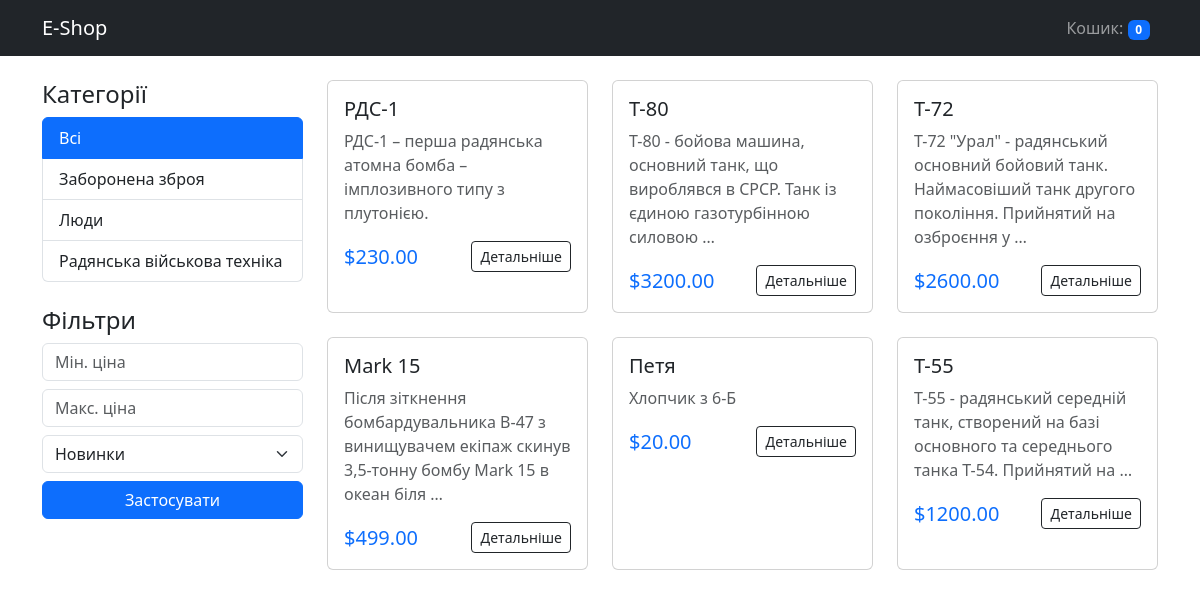
Before: / with the older database file.
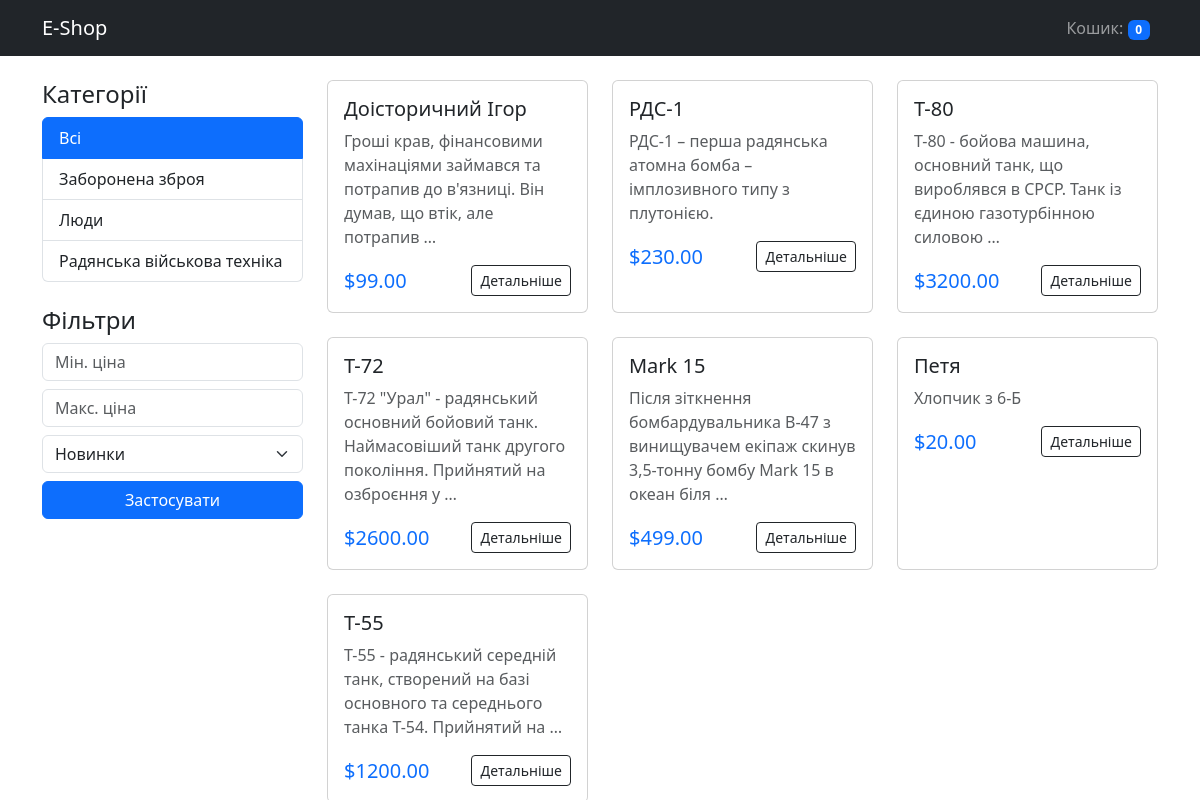
After: the same page with the newer database file.
### shop/models.py (models this page shows, shortened)
class Category(models.Model):
    name = models.CharField(max_length=200, db_index=True)
    slug = models.SlugField(max_length=200, unique=True)
    class Meta:
        verbose_name = "Категорія"
        verbose_name_plural = "Категорії"

class Product(models.Model):
    category = models.ForeignKey(
        Category,
        related_name="products",
        on_delete=models.CASCADE
    )
    name = models.CharField(max_length=200, db_index=True)
    slug = models.SlugField(max_length=200, db_index=True)
    description = models.TextField(blank=True)
    price = models.DecimalField(max_digits=10, decimal_places=2)
    available = models.BooleanField(default=True)
    created = models.DateTimeField(auto_now_add=True)
    updated = models.DateTimeField(auto_now=True)
    class Meta:
        verbose_name = "Товар"
        verbose_name_plural = "Товари"
        ordering = ("-created",)

### shop/views.py (the view)
# urls.py: path("", views.product_list, name="product_list"),
def product_list(request, category_slug=None):
    category = None
    categories = Category.objects.all()
    products = Product.objects.filter(available=True)
    if category_slug:
        category = get_object_or_404(Category, slug=category_slug)
        products = products.filter(category=category)
    min_p = request.GET.get("min_price")
    max_p = request.GET.get("max_price")
    if min_p:
        products = products.filter(price__gte=min_p)
    if max_p:
        products = products.filter(price__lte=max_p)
    sort = request.GET.get("sort")
    sort_mapping = {
        "price_asc": "price",
        "price_desc": "-price",
        "newest": "-created",
        "oldest": "created",
    }
    if sort in sort_mapping:
        products = products.order_by(sort_mapping[sort])
    return render(
        request,
        "shop/product/list.html",
        {
            "category": category,
            "categories": categories,
            "products": products,
            "current_sort": sort,
        },
    )

### shop/cart.py (called while the page is built)
    def __len__(self):
        return sum(item["quantity"] for item in self.cart.values())

### shop/context_processors.py (called while the page is built)
def cart(request):
    return {"cart": Cart(request)}

### templates/shop/product/list.html (shortened to what this page needs)
{% extends "base.html" %}
{% block content %}
<div class="row">
    <div class="col-md-3">
        <h4>Категорії</h4>
        <div class="list-group mb-4">
            <a href="{% url 'shop:product_list' %}" class="list-group-item list-group-item-action {% if not category %}active{% endif %}">Всі</a>
            {% for c in categories %}
                <a href="{% url 'shop:product_list_by_category' c.slug %}"
                   class="list-group-item list-group-item-action {% if category.slug == c.slug %}active{% endif %}">
                    {{ c.name }}
                </a>
            {% endfor %}
        </div>
        <h4>Фільтри</h4>
        <form method="get" class="mb-4">
            <div class="mb-2">
                <input type="number" name="min_price" name="min_price" placeholder="Мін. ціна" class="form-control" value="{{ request.GET.min_price }}">
            </div>
            <div class="mb-2">
                <input type="number" name="max_price" name="max_price" placeholder="Макс. ціна" class="form-control" value="{{ request.GET.max_price }}">
            </div>
            <select name="sort" class="form-select mb-2">
                <option value="newest" {% if current_sort == 'newest' %}selected{% endif %}>Новинки</option>
            </select>
            <button type="submit" class="btn btn-primary w-100">Застосувати</button>
        </form>
    </div>
    <div class="col-md-9">
        <div class="row row-cols-1 row-cols-md-3 g-4">
            {% for product in products %}
                <div class="col">
                    <div class="card product-card">
                        <div class="card-body">
                            <h5 class="card-title">
                                <a href="{% url 'shop:product_detail' product.id product.slug %}" class="text-decoration-none text-dark">
                                    {{ product.name }}
                                </a>
                            </h5>
                            <p class="card-text text-muted">{{ product.description|truncatewords:15 }}</p>
                            <div class="d-flex justify-content-between align-items-center">
                                <span class="h5 mb-0 text-primary">${{ product.price }}</span>
                                <a href="{% url 'shop:product_detail' product.id product.slug %}" class="btn btn-sm btn-outline-dark">Детальніше</a>
                            </div>
                        </div>
                    </div>
                </div>
            {% empty %}
                <div class="col-12 text-center mt-5">
                    <h3>Товарів не знайдено</h3>
                </div>
            {% endfor %}
        </div>
    </div>
</div>
{% endblock %}

Changed rows visible on the page:
added Product: name "Доісторичний Ігор", description "Гроші крав, фінансовими махінаціями займався та потрапив до в'язниці. Він думав, що втік, але потрапив …", price "99.00"
